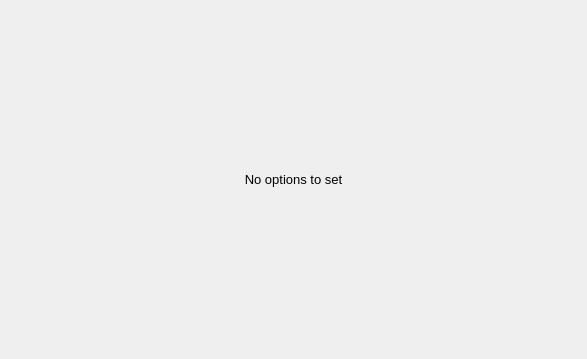
<?xml version="1.0" encoding="UTF-8"?>
<ui version="4.0">
 <class>PipXtremeGadgetOptionsPage</class>
 <widget class="QWidget" name="PipXtremeGadgetOptionsPage">
  <property name="geometry">
   <rect>
    <x>0</x>
    <y>0</y>
    <width>587</width>
    <height>359</height>
   </rect>
  </property>
  <property name="sizePolicy">
   <sizepolicy hsizetype="Expanding" vsizetype="Expanding">
    <horstretch>0</horstretch>
    <verstretch>0</verstretch>
   </sizepolicy>
  </property>
  <property name="windowTitle">
   <string>Form</string>
  </property>
  <layout class="QGridLayout" name="gridLayout">
   <property name="margin">
    <number>0</number>
   </property>
   <item row="0" column="0">
    <widget class="QWidget" name="widget" native="true">
     <layout class="QVBoxLayout" name="verticalLayout_4">
      <item>
       <widget class="QLabel" name="label">
        <property name="font">
         <font>
          <pointsize>10</pointsize>
         </font>
        </property>
        <property name="text">
         <string>No options to set</string>
        </property>
        <property name="alignment">
         <set>Qt::AlignCenter</set>
        </property>
       </widget>
      </item>
     </layout>
    </widget>
   </item>
  </layout>
 </widget>
 <resources/>
 <connections/>
</ui>
